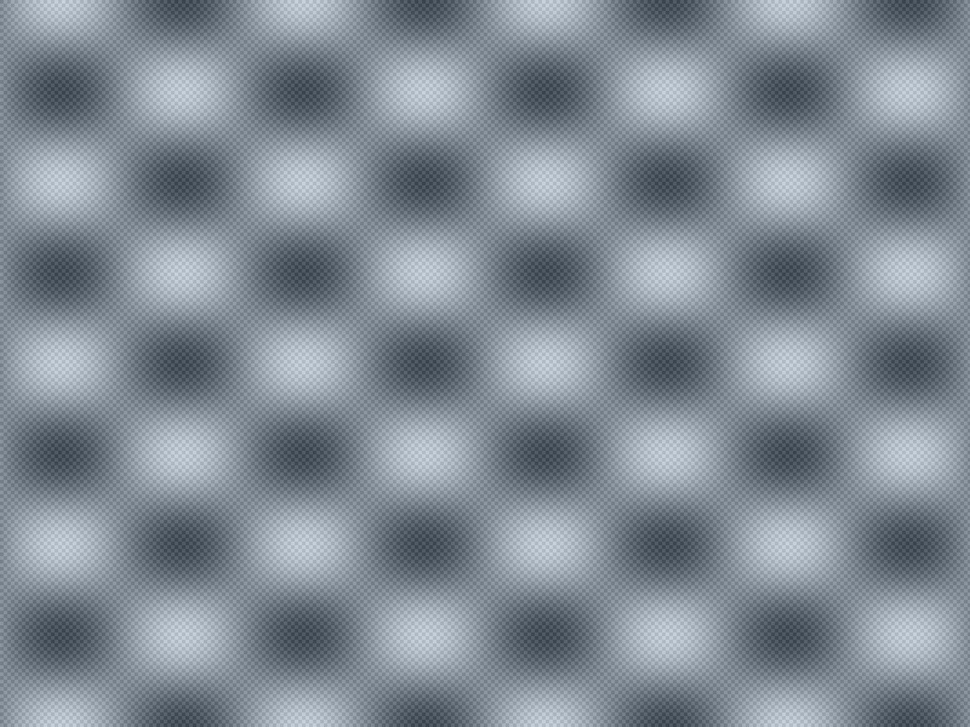
#> input picture test_samples/clear/clear_1.jpg, 970 x 727 px, shrunk from 1600 x 1200 before the run
$ python -i noise.py   (imports and definitions only)
#> lines starting #> are read from the running program, lines starting #| are printed output that depends on the picture
#> further down, picture is the input picture: shape (727, 970, 3); mean B, G, R 148.5, 138.5, 128.5
"""Noise estimation using Immerkaer high-pass filter (1996)."""

from __future__ import annotations

import cv2
import numpy as np


def _robust_noise_sigma(gray: np.ndarray) -> float:
    """Robust noise sigma estimator combining high-pass and local variance."""
    h, w = gray.shape
#> h = 727; w = 970
    if h < 4 or w < 4:
        return 0.0

    f = gray.astype(np.float64)

    # 1. Immerkaer high-pass (good for fine, pixel-level Gaussian noise)
    kernel = np.array([[1, -2, 1], [-2, 4, -2], [1, -2, 1]], dtype=np.float64)
    response = cv2.filter2D(f, -1, kernel)
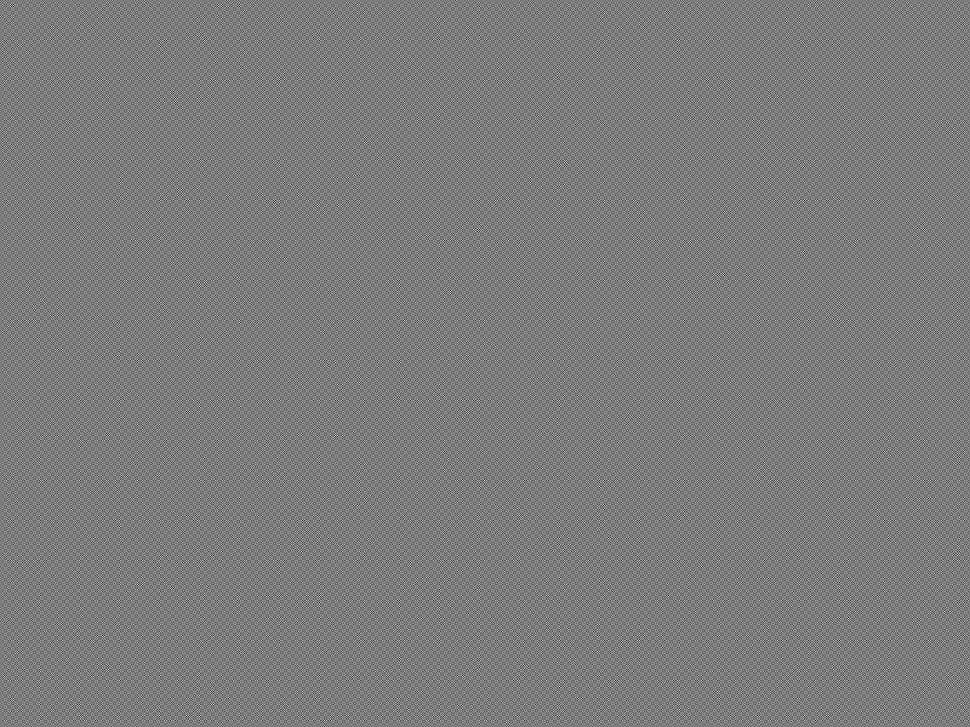
#> response: shape (727, 970) float64; min -82, max 86, mean 0; drawn with min black and max white
    inner = response[1:-1, 1:-1]
    imm_sigma = float(np.mean(np.abs(inner))) * np.sqrt(np.pi / 2.0) / 6.0
#> imm_sigma = 2.67

    # 2. Median of local 5x5 variance (good for structured, mid-frequency smartphone noise)
    mean = cv2.blur(f, (5, 5))
    mean_sq = cv2.blur(f**2, (5, 5))
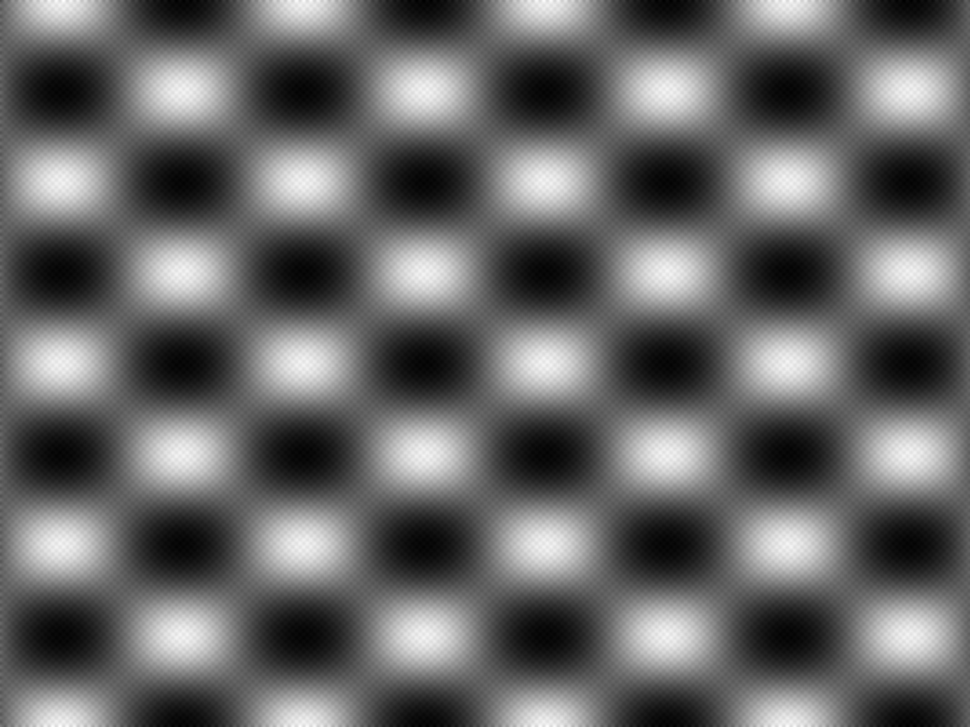
#> mean_sq: shape (727, 970) float64; min 5058.2, max 41290.8, mean 19638.8; drawn with min black and max white
    var = mean_sq - mean**2
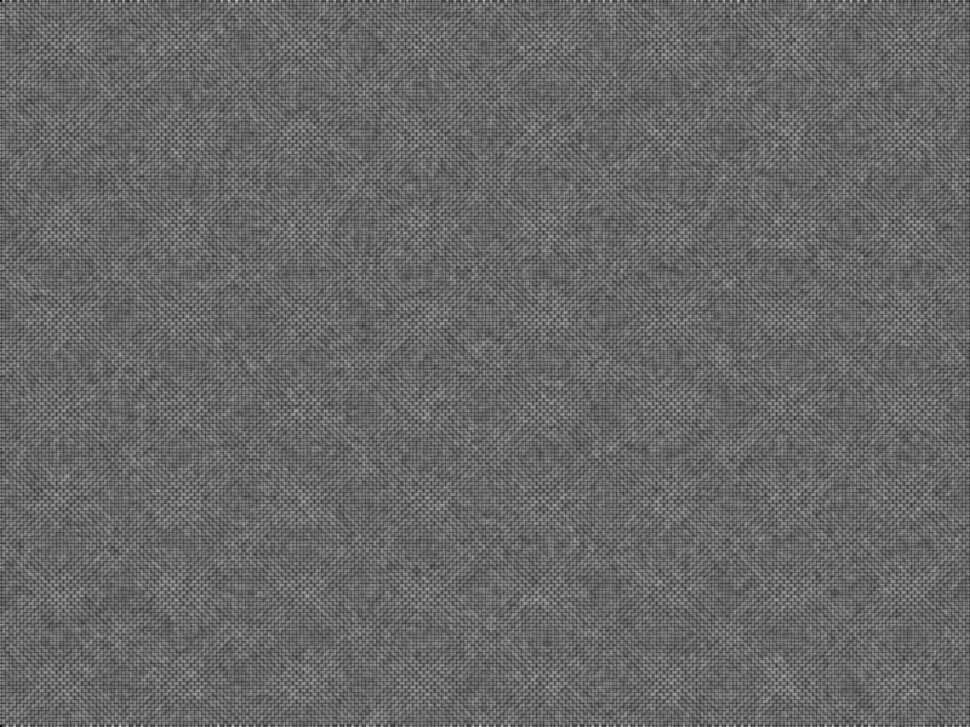
#> var: shape (727, 970) float64; min 7.6, max 210.9, mean 104.7
    median_std = float(np.sqrt(np.maximum(0, np.median(var))))
#> median_std = 10.27

    # Return the maximum of both to capture both types of noise
    return max(imm_sigma, median_std)


def analyze_noise(bgr: np.ndarray) -> dict:
    gray = cv2.cvtColor(bgr, cv2.COLOR_BGR2GRAY)
    abs_noise = _robust_noise_sigma(gray)
#> abs_noise = 10.27

    # SNR adjustment: noise in dark images is visually much worse.
    # Cap minimum mean brightness to 10 to avoid division by zero.
    mean_brightness = max(10.0, float(np.mean(gray)))
#> mean_brightness = 136.5

    # Scale absolute noise to a reference brightness of 100.
    # If image is dark (e.g. mean=20), abs_noise is multiplied by 5.
    noise_level = abs_noise * (100.0 / mean_brightness)
#> noise_level = 7.52

    # Empirical thresholds based on the relative noise level
    if noise_level < 1.5:
        score = 95 + min(5.0, (1.5 - noise_level) * 3.3)
        label = "噪点极低"
    elif noise_level < 4.0:
        score = 80 + (4.0 - noise_level) / 2.5 * 15
        label = "噪点轻微"
    elif noise_level < 9.0:
        score = 60 + (9.0 - noise_level) / 5.0 * 20
#> score = 65.9
        label = "噪点中等"
    elif noise_level < 18.0:
        score = 30 + (18.0 - noise_level) / 9.0 * 30
        label = "噪点明显"
    else:
        score = max(0.0, 30 - (noise_level - 18.0) / 15.0 * 30)
        label = "噪点严重"

    return {
        "score": round(min(100.0, score), 1),
        "noise_level": round(noise_level, 2),
        "abs_noise": round(abs_noise, 2),
        "label": label,
        "metric": "relative_immerkaer_sigma",
    }

>>> import cv2
>>> picture = cv2.imread('../../test_samples/clear/clear_1.jpg')
>>> result = analyze_noise(picture)
#> result = {'score': 65.9, 'noise_level': 7.52, 'abs_noise': 10.27, 'label': '噪点中等', 'metric': 'relative_immerkaer_sigma'}
